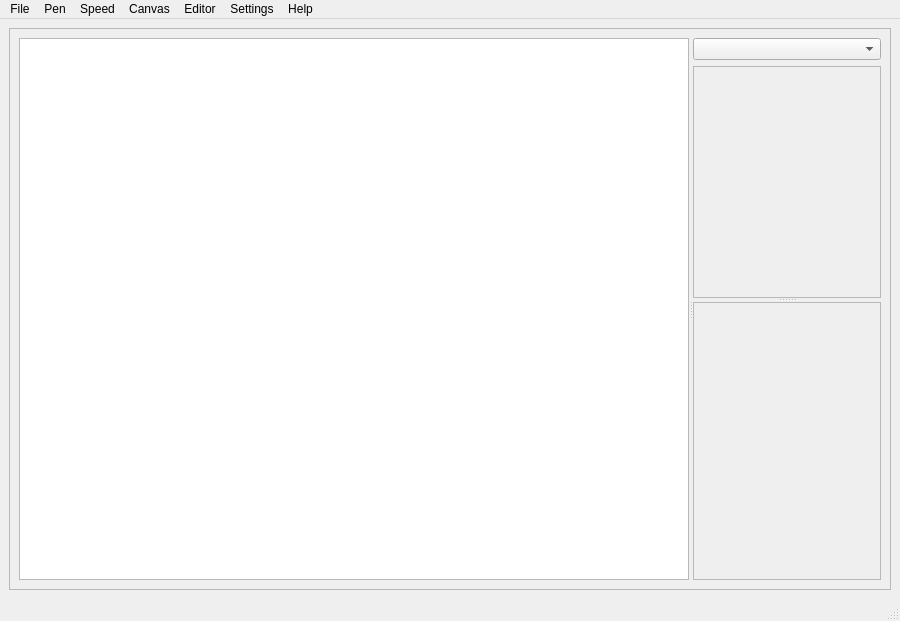
<?xml version="1.0" encoding="UTF-8"?>
<ui version="4.0">
 <class>MainWindow</class>
 <widget class="QMainWindow" name="MainWindow">
  <property name="geometry">
   <rect>
    <x>0</x>
    <y>0</y>
    <width>900</width>
    <height>621</height>
   </rect>
  </property>
  <property name="windowTitle">
   <string>Tugalinhas [*]</string>
  </property>
  <widget class="QWidget" name="centralwidget">
   <layout class="QVBoxLayout" name="verticalLayout_2">
    <item>
     <widget class="QFrame" name="frame">
      <property name="frameShape">
       <enum>QFrame::StyledPanel</enum>
      </property>
      <property name="frameShadow">
       <enum>QFrame::Raised</enum>
      </property>
      <layout class="QHBoxLayout" name="horizontalLayout">
       <item>
        <widget class="QSplitter" name="wsplitter">
         <property name="orientation">
          <enum>Qt::Horizontal</enum>
         </property>
         <widget class="QGraphicsView" name="view"/>
         <widget class="QSplitter" name="rsplitter">
          <property name="orientation">
           <enum>Qt::Vertical</enum>
          </property>
          <widget class="QWidget" name="layoutWidget">
           <layout class="QVBoxLayout" name="verticalLayout">
            <item>
             <widget class="QComboBox" name="mselect">
              <property name="baseSize">
               <size>
                <width>350</width>
                <height>0</height>
               </size>
              </property>
             </widget>
            </item>
            <item>
             <widget class="QFrame" name="edframe">
              <property name="sizePolicy">
               <sizepolicy hsizetype="Preferred" vsizetype="Preferred">
                <horstretch>0</horstretch>
                <verstretch>1</verstretch>
               </sizepolicy>
              </property>
              <property name="minimumSize">
               <size>
                <width>0</width>
                <height>0</height>
               </size>
              </property>
              <property name="baseSize">
               <size>
                <width>0</width>
                <height>400</height>
               </size>
              </property>
              <property name="frameShape">
               <enum>QFrame::StyledPanel</enum>
              </property>
              <property name="frameShadow">
               <enum>QFrame::Raised</enum>
              </property>
             </widget>
            </item>
           </layout>
          </widget>
          <widget class="QFrame" name="interpreterframe">
           <property name="sizePolicy">
            <sizepolicy hsizetype="Preferred" vsizetype="Preferred">
             <horstretch>0</horstretch>
             <verstretch>0</verstretch>
            </sizepolicy>
           </property>
           <property name="minimumSize">
            <size>
             <width>0</width>
             <height>0</height>
            </size>
           </property>
           <property name="maximumSize">
            <size>
             <width>16777215</width>
             <height>400</height>
            </size>
           </property>
           <property name="baseSize">
            <size>
             <width>0</width>
             <height>250</height>
            </size>
           </property>
           <property name="frameShape">
            <enum>QFrame::StyledPanel</enum>
           </property>
           <property name="frameShadow">
            <enum>QFrame::Raised</enum>
           </property>
          </widget>
         </widget>
        </widget>
       </item>
      </layout>
     </widget>
    </item>
   </layout>
  </widget>
  <widget class="QMenuBar" name="menubar">
   <property name="geometry">
    <rect>
     <x>0</x>
     <y>0</y>
     <width>900</width>
     <height>21</height>
    </rect>
   </property>
   <widget class="QMenu" name="penmenu">
    <property name="title">
     <string>Pen</string>
    </property>
    <addaction name="actionPenDown"/>
    <addaction name="actionPenUp"/>
    <addaction name="actionColor"/>
    <addaction name="actionWidth"/>
    <addaction name="separator"/>
    <addaction name="actionFill"/>
    <addaction name="actionNofill"/>
    <addaction name="actionFillColor"/>
    <addaction name="separator"/>
    <addaction name="actionAdd_New"/>
    <addaction name="actionUndo_2"/>
   </widget>
   <widget class="QMenu" name="speedmenu">
    <property name="title">
     <string>Speed</string>
    </property>
    <addaction name="actionSlow"/>
    <addaction name="actionMedium"/>
    <addaction name="actionFast"/>
    <addaction name="actionInstant"/>
   </widget>
   <widget class="QMenu" name="helpmenu">
    <property name="title">
     <string>Help</string>
    </property>
    <addaction name="actionAbout"/>
    <addaction name="separator"/>
    <addaction name="actionReportBug"/>
   </widget>
   <widget class="QMenu" name="filemenu">
    <property name="title">
     <string>File</string>
    </property>
    <addaction name="actionNew"/>
    <addaction name="actionOpen"/>
    <addaction name="actionSave"/>
    <addaction name="actionSave_As"/>
    <addaction name="actionExport"/>
    <addaction name="actionQuit"/>
   </widget>
   <widget class="QMenu" name="viewmenu">
    <property name="title">
     <string>Canvas</string>
    </property>
    <addaction name="actionClearCanvas"/>
    <addaction name="actionBackground_color"/>
    <addaction name="separator"/>
    <addaction name="actionZoom_in"/>
    <addaction name="actionZoom_out"/>
    <addaction name="actionZoom_to_100"/>
    <addaction name="actionZoom_to_fit"/>
    <addaction name="separator"/>
    <addaction name="actionTrack"/>
    <addaction name="actionPan_left"/>
    <addaction name="actionPan_right"/>
    <addaction name="actionPan_up"/>
    <addaction name="actionPan_down"/>
   </widget>
   <widget class="QMenu" name="editormenu">
    <property name="title">
     <string>Editor</string>
    </property>
    <addaction name="actionNew_page"/>
    <addaction name="actionRemove_current_page"/>
    <addaction name="actionToggle_Editor_Console"/>
    <addaction name="separator"/>
    <addaction name="actionTest_run"/>
    <addaction name="actionTest_Run_all"/>
    <addaction name="separator"/>
    <addaction name="actionNext_document"/>
    <addaction name="actionPrevious_document"/>
    <addaction name="separator"/>
    <addaction name="actionShowLineNumbers"/>
    <addaction name="actionWordwrap"/>
    <addaction name="actionIncrease_font_size"/>
    <addaction name="actionDecrease_font_size"/>
    <addaction name="separator"/>
    <addaction name="actionComment"/>
    <addaction name="actionUncomment"/>
   </widget>
   <widget class="QMenu" name="menuSettings">
    <property name="title">
     <string>Settings</string>
    </property>
    <addaction name="actionPreferences"/>
   </widget>
   <addaction name="filemenu"/>
   <addaction name="penmenu"/>
   <addaction name="speedmenu"/>
   <addaction name="viewmenu"/>
   <addaction name="editormenu"/>
   <addaction name="menuSettings"/>
   <addaction name="helpmenu"/>
  </widget>
  <widget class="QStatusBar" name="statusbar"/>
  <action name="actionQuit">
   <property name="text">
    <string>Quit</string>
   </property>
   <property name="shortcut">
    <string>Ctrl+Q</string>
   </property>
  </action>
  <action name="actionSave">
   <property name="text">
    <string>Save</string>
   </property>
   <property name="shortcut">
    <string>Ctrl+S</string>
   </property>
  </action>
  <action name="actionNew">
   <property name="text">
    <string>New</string>
   </property>
  </action>
  <action name="actionColor">
   <property name="text">
    <string>Color</string>
   </property>
  </action>
  <action name="actionWidth">
   <property name="text">
    <string>Width</string>
   </property>
  </action>
  <action name="actionPenUp">
   <property name="checkable">
    <bool>true</bool>
   </property>
   <property name="text">
    <string>Up (off)</string>
   </property>
  </action>
  <action name="actionPenDown">
   <property name="checkable">
    <bool>true</bool>
   </property>
   <property name="checked">
    <bool>true</bool>
   </property>
   <property name="text">
    <string>Down (on)</string>
   </property>
  </action>
  <action name="actionSlow">
   <property name="checkable">
    <bool>true</bool>
   </property>
   <property name="text">
    <string>Slow</string>
   </property>
  </action>
  <action name="actionMedium">
   <property name="checkable">
    <bool>true</bool>
   </property>
   <property name="checked">
    <bool>true</bool>
   </property>
   <property name="text">
    <string>Medium</string>
   </property>
  </action>
  <action name="actionFast">
   <property name="checkable">
    <bool>true</bool>
   </property>
   <property name="text">
    <string>Fast</string>
   </property>
  </action>
  <action name="actionInstant">
   <property name="checkable">
    <bool>true</bool>
   </property>
   <property name="text">
    <string>Instant</string>
   </property>
  </action>
  <action name="actionOpen">
   <property name="text">
    <string>Open</string>
   </property>
   <property name="shortcut">
    <string>Ctrl+O</string>
   </property>
  </action>
  <action name="actionSave_As">
   <property name="text">
    <string>Save As...</string>
   </property>
   <property name="shortcut">
    <string>Ctrl+Shift+S</string>
   </property>
  </action>
  <action name="actionAbout">
   <property name="text">
    <string>About</string>
   </property>
  </action>
  <action name="actionExport">
   <property name="text">
    <string>Export Image</string>
   </property>
  </action>
  <action name="actionExamples">
   <property name="text">
    <string>Examples</string>
   </property>
  </action>
  <action name="actionFill">
   <property name="checkable">
    <bool>true</bool>
   </property>
   <property name="checked">
    <bool>false</bool>
   </property>
   <property name="text">
    <string>Fill (on)</string>
   </property>
  </action>
  <action name="actionNofill">
   <property name="checkable">
    <bool>true</bool>
   </property>
   <property name="checked">
    <bool>true</bool>
   </property>
   <property name="text">
    <string>No Fill (fill off)</string>
   </property>
  </action>
  <action name="actionFillColor">
   <property name="text">
    <string>Fill Color</string>
   </property>
  </action>
  <action name="actionReportBug">
   <property name="text">
    <string>Report Bug...</string>
   </property>
  </action>
  <action name="actionZoom_in">
   <property name="text">
    <string>Zoom in</string>
   </property>
   <property name="shortcut">
    <string>Alt+=</string>
   </property>
   <property name="shortcutContext">
    <enum>Qt::WindowShortcut</enum>
   </property>
  </action>
  <action name="actionZoom_out">
   <property name="text">
    <string>Zoom out</string>
   </property>
   <property name="shortcut">
    <string>Alt+-</string>
   </property>
   <property name="shortcutContext">
    <enum>Qt::WindowShortcut</enum>
   </property>
  </action>
  <action name="actionZoom_to_100">
   <property name="text">
    <string>Zoom to 100%</string>
   </property>
   <property name="shortcut">
    <string>Alt+1</string>
   </property>
  </action>
  <action name="actionWordwrap">
   <property name="checkable">
    <bool>true</bool>
   </property>
   <property name="text">
    <string>Word wrap</string>
   </property>
  </action>
  <action name="actionIncrease_font_size">
   <property name="text">
    <string>Increase font size</string>
   </property>
   <property name="shortcut">
    <string>Ctrl+=</string>
   </property>
  </action>
  <action name="actionDecrease_font_size">
   <property name="text">
    <string>Decrease font size</string>
   </property>
   <property name="shortcut">
    <string>Ctrl+-</string>
   </property>
  </action>
  <action name="actionPan_left">
   <property name="text">
    <string>Pan left</string>
   </property>
   <property name="shortcut">
    <string>Alt+Left</string>
   </property>
  </action>
  <action name="actionPan_right">
   <property name="text">
    <string>Pan right</string>
   </property>
   <property name="shortcut">
    <string>Alt+Right</string>
   </property>
  </action>
  <action name="actionPan_up">
   <property name="text">
    <string>Pan up</string>
   </property>
   <property name="shortcut">
    <string>Alt+Up</string>
   </property>
  </action>
  <action name="actionPan_down">
   <property name="text">
    <string>Pan down</string>
   </property>
   <property name="shortcut">
    <string>Alt+Down</string>
   </property>
  </action>
  <action name="actionRemove_current_page">
   <property name="text">
    <string>Remove current page</string>
   </property>
   <property name="shortcut">
    <string>Ctrl+W</string>
   </property>
  </action>
  <action name="actionNew_page">
   <property name="text">
    <string>New page</string>
   </property>
   <property name="shortcut">
    <string>Ctrl+N</string>
   </property>
  </action>
  <action name="actionTest_run">
   <property name="text">
    <string>Test / Run</string>
   </property>
   <property name="shortcut">
    <string>Ctrl+Return</string>
   </property>
  </action>
  <action name="actionNext_document">
   <property name="text">
    <string>Next document</string>
   </property>
   <property name="shortcut">
    <string>Ctrl+PgDown</string>
   </property>
  </action>
  <action name="actionPrevious_document">
   <property name="text">
    <string>Previous document</string>
   </property>
   <property name="shortcut">
    <string>Ctrl+PgUp</string>
   </property>
  </action>
  <action name="actionMove_doc_up">
   <property name="text">
    <string>Move doc up</string>
   </property>
   <property name="shortcut">
    <string>Ctrl+Shift+PgUp</string>
   </property>
  </action>
  <action name="actionMove_doc_down">
   <property name="text">
    <string>Move doc down</string>
   </property>
   <property name="shortcut">
    <string>Ctrl+Shift+PgDown</string>
   </property>
  </action>
  <action name="actionToggle_Editor_Console">
   <property name="text">
    <string>Toggle Editor / Console</string>
   </property>
   <property name="shortcut">
    <string>Ctrl+Space</string>
   </property>
  </action>
  <action name="actionTrack">
   <property name="checkable">
    <bool>true</bool>
   </property>
   <property name="text">
    <string>Track main pynguin</string>
   </property>
  </action>
  <action name="actionPreferences">
   <property name="text">
    <string>Preferences...</string>
   </property>
  </action>
  <action name="actionTest_Run_all">
   <property name="text">
    <string>Test / Run all</string>
   </property>
  </action>
  <action name="actionBackground_color">
   <property name="text">
    <string>Background color</string>
   </property>
  </action>
  <action name="actionComment">
   <property name="text">
    <string>Comment</string>
   </property>
   <property name="shortcut">
    <string>Ctrl+/</string>
   </property>
  </action>
  <action name="actionUncomment">
   <property name="text">
    <string>Uncomment</string>
   </property>
   <property name="shortcut">
    <string>Ctrl+?</string>
   </property>
  </action>
  <action name="actionPynguin">
   <property name="checkable">
    <bool>true</bool>
   </property>
   <property name="checked">
    <bool>true</bool>
   </property>
   <property name="text">
    <string>Pynguin</string>
   </property>
  </action>
  <action name="actionArrow">
   <property name="checkable">
    <bool>true</bool>
   </property>
   <property name="text">
    <string>Arrow</string>
   </property>
  </action>
  <action name="actionRobot">
   <property name="checkable">
    <bool>true</bool>
   </property>
   <property name="text">
    <string>Robot</string>
   </property>
  </action>
  <action name="actionTurtle">
   <property name="checkable">
    <bool>true</bool>
   </property>
   <property name="text">
    <string>Turtle</string>
   </property>
  </action>
  <action name="actionHidden">
   <property name="checkable">
    <bool>true</bool>
   </property>
   <property name="text">
    <string>Hidden</string>
   </property>
  </action>
  <action name="actionAdd_new_avatar">
   <property name="text">
    <string>Add new avatar</string>
   </property>
  </action>
  <action name="actionModeLogo">
   <property name="checkable">
    <bool>true</bool>
   </property>
   <property name="text">
    <string>Logo</string>
   </property>
  </action>
  <action name="actionModeTurtle">
   <property name="checkable">
    <bool>true</bool>
   </property>
   <property name="text">
    <string>Turtle</string>
   </property>
  </action>
  <action name="actionModePynguin">
   <property name="checkable">
    <bool>true</bool>
   </property>
   <property name="text">
    <string>Pynguin</string>
   </property>
  </action>
  <action name="actionNewPynguin">
   <property name="text">
    <string>Add new</string>
   </property>
  </action>
  <action name="actionClearCanvas">
   <property name="text">
    <string>Clear</string>
   </property>
  </action>
  <action name="actionResetPynguin">
   <property name="text">
    <string>Reset</string>
   </property>
  </action>
  <action name="actionZoom_to_fit">
   <property name="text">
    <string>Zoom to fit</string>
   </property>
   <property name="shortcut">
    <string>Alt+0</string>
   </property>
  </action>
  <action name="actionShowLineNumbers">
   <property name="checkable">
    <bool>true</bool>
   </property>
   <property name="checked">
    <bool>true</bool>
   </property>
   <property name="text">
    <string>Show line numbers</string>
   </property>
  </action>
  <action name="actionAdd_New">
   <property name="text">
    <string>Add New</string>
   </property>
  </action>
  <action name="actionUndo_2">
   <property name="text">
    <string>Undo</string>
   </property>
   <property name="shortcut">
    <string>Ctrl+Z</string>
   </property>
  </action>
 </widget>
 <resources/>
 <connections>
  <connection>
   <sender>actionQuit</sender>
   <signal>triggered()</signal>
   <receiver>MainWindow</receiver>
   <slot>close()</slot>
   <hints>
    <hint type="sourcelabel">
     <x>-1</x>
     <y>-1</y>
    </hint>
    <hint type="destinationlabel">
     <x>450</x>
     <y>299</y>
    </hint>
   </hints>
  </connection>
  <connection>
   <sender>actionNew</sender>
   <signal>triggered()</signal>
   <receiver>MainWindow</receiver>
   <slot>new()</slot>
   <hints>
    <hint type="sourcelabel">
     <x>-1</x>
     <y>-1</y>
    </hint>
    <hint type="destinationlabel">
     <x>450</x>
     <y>299</y>
    </hint>
   </hints>
  </connection>
  <connection>
   <sender>actionSave</sender>
   <signal>triggered()</signal>
   <receiver>MainWindow</receiver>
   <slot>save()</slot>
   <hints>
    <hint type="sourcelabel">
     <x>-1</x>
     <y>-1</y>
    </hint>
    <hint type="destinationlabel">
     <x>450</x>
     <y>299</y>
    </hint>
   </hints>
  </connection>
  <connection>
   <sender>actionColor</sender>
   <signal>triggered()</signal>
   <receiver>MainWindow</receiver>
   <slot>setPenColor()</slot>
   <hints>
    <hint type="sourcelabel">
     <x>-1</x>
     <y>-1</y>
    </hint>
    <hint type="destinationlabel">
     <x>450</x>
     <y>299</y>
    </hint>
   </hints>
  </connection>
  <connection>
   <sender>actionWidth</sender>
   <signal>triggered()</signal>
   <receiver>MainWindow</receiver>
   <slot>setPenWidth()</slot>
   <hints>
    <hint type="sourcelabel">
     <x>-1</x>
     <y>-1</y>
    </hint>
    <hint type="destinationlabel">
     <x>450</x>
     <y>299</y>
    </hint>
   </hints>
  </connection>
  <connection>
   <sender>actionOpen</sender>
   <signal>triggered()</signal>
   <receiver>MainWindow</receiver>
   <slot>open()</slot>
   <hints>
    <hint type="sourcelabel">
     <x>-1</x>
     <y>-1</y>
    </hint>
    <hint type="destinationlabel">
     <x>450</x>
     <y>299</y>
    </hint>
   </hints>
  </connection>
  <connection>
   <sender>actionSave_As</sender>
   <signal>triggered()</signal>
   <receiver>MainWindow</receiver>
   <slot>saveas()</slot>
   <hints>
    <hint type="sourcelabel">
     <x>-1</x>
     <y>-1</y>
    </hint>
    <hint type="destinationlabel">
     <x>450</x>
     <y>299</y>
    </hint>
   </hints>
  </connection>
  <connection>
   <sender>actionAbout</sender>
   <signal>triggered()</signal>
   <receiver>MainWindow</receiver>
   <slot>about()</slot>
   <hints>
    <hint type="sourcelabel">
     <x>-1</x>
     <y>-1</y>
    </hint>
    <hint type="destinationlabel">
     <x>450</x>
     <y>299</y>
    </hint>
   </hints>
  </connection>
  <connection>
   <sender>mselect</sender>
   <signal>activated(int)</signal>
   <receiver>MainWindow</receiver>
   <slot>changedoc()</slot>
   <hints>
    <hint type="sourcelabel">
     <x>704</x>
     <y>57</y>
    </hint>
    <hint type="destinationlabel">
     <x>450</x>
     <y>299</y>
    </hint>
   </hints>
  </connection>
  <connection>
   <sender>actionExport</sender>
   <signal>triggered()</signal>
   <receiver>MainWindow</receiver>
   <slot>export()</slot>
   <hints>
    <hint type="sourcelabel">
     <x>-1</x>
     <y>-1</y>
    </hint>
    <hint type="destinationlabel">
     <x>449</x>
     <y>299</y>
    </hint>
   </hints>
  </connection>
  <connection>
   <sender>actionFillColor</sender>
   <signal>triggered()</signal>
   <receiver>MainWindow</receiver>
   <slot>setFillColor()</slot>
   <hints>
    <hint type="sourcelabel">
     <x>-1</x>
     <y>-1</y>
    </hint>
    <hint type="destinationlabel">
     <x>449</x>
     <y>299</y>
    </hint>
   </hints>
  </connection>
  <connection>
   <sender>actionReportBug</sender>
   <signal>triggered()</signal>
   <receiver>MainWindow</receiver>
   <slot>reportbug()</slot>
   <hints>
    <hint type="sourcelabel">
     <x>-1</x>
     <y>-1</y>
    </hint>
    <hint type="destinationlabel">
     <x>449</x>
     <y>299</y>
    </hint>
   </hints>
  </connection>
  <connection>
   <sender>actionZoom_in</sender>
   <signal>triggered()</signal>
   <receiver>MainWindow</receiver>
   <slot>zoomin()</slot>
   <hints>
    <hint type="sourcelabel">
     <x>-1</x>
     <y>-1</y>
    </hint>
    <hint type="destinationlabel">
     <x>449</x>
     <y>299</y>
    </hint>
   </hints>
  </connection>
  <connection>
   <sender>actionZoom_out</sender>
   <signal>triggered()</signal>
   <receiver>MainWindow</receiver>
   <slot>zoomout()</slot>
   <hints>
    <hint type="sourcelabel">
     <x>-1</x>
     <y>-1</y>
    </hint>
    <hint type="destinationlabel">
     <x>449</x>
     <y>299</y>
    </hint>
   </hints>
  </connection>
  <connection>
   <sender>actionZoom_to_100</sender>
   <signal>triggered()</signal>
   <receiver>MainWindow</receiver>
   <slot>zoom100()</slot>
   <hints>
    <hint type="sourcelabel">
     <x>-1</x>
     <y>-1</y>
    </hint>
    <hint type="destinationlabel">
     <x>449</x>
     <y>299</y>
    </hint>
   </hints>
  </connection>
  <connection>
   <sender>actionWordwrap</sender>
   <signal>triggered()</signal>
   <receiver>MainWindow</receiver>
   <slot>wordwrap()</slot>
   <hints>
    <hint type="sourcelabel">
     <x>-1</x>
     <y>-1</y>
    </hint>
    <hint type="destinationlabel">
     <x>449</x>
     <y>299</y>
    </hint>
   </hints>
  </connection>
  <connection>
   <sender>actionIncrease_font_size</sender>
   <signal>triggered()</signal>
   <receiver>MainWindow</receiver>
   <slot>zoomineditor()</slot>
   <hints>
    <hint type="sourcelabel">
     <x>-1</x>
     <y>-1</y>
    </hint>
    <hint type="destinationlabel">
     <x>449</x>
     <y>299</y>
    </hint>
   </hints>
  </connection>
  <connection>
   <sender>actionDecrease_font_size</sender>
   <signal>triggered()</signal>
   <receiver>MainWindow</receiver>
   <slot>zoomouteditor()</slot>
   <hints>
    <hint type="sourcelabel">
     <x>-1</x>
     <y>-1</y>
    </hint>
    <hint type="destinationlabel">
     <x>449</x>
     <y>299</y>
    </hint>
   </hints>
  </connection>
  <connection>
   <sender>actionPan_left</sender>
   <signal>triggered()</signal>
   <receiver>MainWindow</receiver>
   <slot>panleft()</slot>
   <hints>
    <hint type="sourcelabel">
     <x>-1</x>
     <y>-1</y>
    </hint>
    <hint type="destinationlabel">
     <x>449</x>
     <y>299</y>
    </hint>
   </hints>
  </connection>
  <connection>
   <sender>actionPan_right</sender>
   <signal>triggered()</signal>
   <receiver>MainWindow</receiver>
   <slot>panright()</slot>
   <hints>
    <hint type="sourcelabel">
     <x>-1</x>
     <y>-1</y>
    </hint>
    <hint type="destinationlabel">
     <x>449</x>
     <y>299</y>
    </hint>
   </hints>
  </connection>
  <connection>
   <sender>actionPan_up</sender>
   <signal>triggered()</signal>
   <receiver>MainWindow</receiver>
   <slot>panup()</slot>
   <hints>
    <hint type="sourcelabel">
     <x>-1</x>
     <y>-1</y>
    </hint>
    <hint type="destinationlabel">
     <x>449</x>
     <y>299</y>
    </hint>
   </hints>
  </connection>
  <connection>
   <sender>actionPan_down</sender>
   <signal>triggered()</signal>
   <receiver>MainWindow</receiver>
   <slot>pandown()</slot>
   <hints>
    <hint type="sourcelabel">
     <x>-1</x>
     <y>-1</y>
    </hint>
    <hint type="destinationlabel">
     <x>449</x>
     <y>299</y>
    </hint>
   </hints>
  </connection>
  <connection>
   <sender>actionNew_page</sender>
   <signal>triggered()</signal>
   <receiver>MainWindow</receiver>
   <slot>newdoc()</slot>
   <hints>
    <hint type="sourcelabel">
     <x>-1</x>
     <y>-1</y>
    </hint>
    <hint type="destinationlabel">
     <x>449</x>
     <y>299</y>
    </hint>
   </hints>
  </connection>
  <connection>
   <sender>actionTest_run</sender>
   <signal>triggered()</signal>
   <receiver>MainWindow</receiver>
   <slot>testcode()</slot>
   <hints>
    <hint type="sourcelabel">
     <x>-1</x>
     <y>-1</y>
    </hint>
    <hint type="destinationlabel">
     <x>449</x>
     <y>299</y>
    </hint>
   </hints>
  </connection>
  <connection>
   <sender>actionNext_document</sender>
   <signal>triggered()</signal>
   <receiver>MainWindow</receiver>
   <slot>nextdoc()</slot>
   <hints>
    <hint type="sourcelabel">
     <x>-1</x>
     <y>-1</y>
    </hint>
    <hint type="destinationlabel">
     <x>449</x>
     <y>299</y>
    </hint>
   </hints>
  </connection>
  <connection>
   <sender>actionPrevious_document</sender>
   <signal>triggered()</signal>
   <receiver>MainWindow</receiver>
   <slot>prevdoc()</slot>
   <hints>
    <hint type="sourcelabel">
     <x>-1</x>
     <y>-1</y>
    </hint>
    <hint type="destinationlabel">
     <x>449</x>
     <y>299</y>
    </hint>
   </hints>
  </connection>
  <connection>
   <sender>actionToggle_Editor_Console</sender>
   <signal>triggered()</signal>
   <receiver>MainWindow</receiver>
   <slot>toggle_editor()</slot>
   <hints>
    <hint type="sourcelabel">
     <x>-1</x>
     <y>-1</y>
    </hint>
    <hint type="destinationlabel">
     <x>449</x>
     <y>299</y>
    </hint>
   </hints>
  </connection>
  <connection>
   <sender>actionTrack</sender>
   <signal>triggered()</signal>
   <receiver>MainWindow</receiver>
   <slot>settrack()</slot>
   <hints>
    <hint type="sourcelabel">
     <x>-1</x>
     <y>-1</y>
    </hint>
    <hint type="destinationlabel">
     <x>449</x>
     <y>299</y>
    </hint>
   </hints>
  </connection>
  <connection>
   <sender>actionPreferences</sender>
   <signal>triggered()</signal>
   <receiver>MainWindow</receiver>
   <slot>settings()</slot>
   <hints>
    <hint type="sourcelabel">
     <x>-1</x>
     <y>-1</y>
    </hint>
    <hint type="destinationlabel">
     <x>449</x>
     <y>299</y>
    </hint>
   </hints>
  </connection>
  <connection>
   <sender>actionTest_Run_all</sender>
   <signal>triggered()</signal>
   <receiver>MainWindow</receiver>
   <slot>testall()</slot>
   <hints>
    <hint type="sourcelabel">
     <x>-1</x>
     <y>-1</y>
    </hint>
    <hint type="destinationlabel">
     <x>449</x>
     <y>299</y>
    </hint>
   </hints>
  </connection>
  <connection>
   <sender>actionBackground_color</sender>
   <signal>triggered()</signal>
   <receiver>MainWindow</receiver>
   <slot>set_background_color()</slot>
   <hints>
    <hint type="sourcelabel">
     <x>-1</x>
     <y>-1</y>
    </hint>
    <hint type="destinationlabel">
     <x>449</x>
     <y>299</y>
    </hint>
   </hints>
  </connection>
  <connection>
   <sender>actionComment</sender>
   <signal>triggered()</signal>
   <receiver>MainWindow</receiver>
   <slot>comment()</slot>
   <hints>
    <hint type="sourcelabel">
     <x>-1</x>
     <y>-1</y>
    </hint>
    <hint type="destinationlabel">
     <x>449</x>
     <y>299</y>
    </hint>
   </hints>
  </connection>
  <connection>
   <sender>actionUncomment</sender>
   <signal>triggered()</signal>
   <receiver>MainWindow</receiver>
   <slot>uncomment()</slot>
   <hints>
    <hint type="sourcelabel">
     <x>-1</x>
     <y>-1</y>
    </hint>
    <hint type="destinationlabel">
     <x>449</x>
     <y>299</y>
    </hint>
   </hints>
  </connection>
  <connection>
   <sender>actionNewPynguin</sender>
   <signal>triggered()</signal>
   <receiver>MainWindow</receiver>
   <slot>new_pen()</slot>
   <hints>
    <hint type="sourcelabel">
     <x>-1</x>
     <y>-1</y>
    </hint>
    <hint type="destinationlabel">
     <x>449</x>
     <y>299</y>
    </hint>
   </hints>
  </connection>
  <connection>
   <sender>actionResetPynguin</sender>
   <signal>triggered()</signal>
   <receiver>MainWindow</receiver>
   <slot>reset_pen()</slot>
   <hints>
    <hint type="sourcelabel">
     <x>-1</x>
     <y>-1</y>
    </hint>
    <hint type="destinationlabel">
     <x>449</x>
     <y>299</y>
    </hint>
   </hints>
  </connection>
  <connection>
   <sender>actionClearCanvas</sender>
   <signal>triggered()</signal>
   <receiver>MainWindow</receiver>
   <slot>clear_canvas()</slot>
   <hints>
    <hint type="sourcelabel">
     <x>-1</x>
     <y>-1</y>
    </hint>
    <hint type="destinationlabel">
     <x>449</x>
     <y>299</y>
    </hint>
   </hints>
  </connection>
  <connection>
   <sender>actionZoom_to_fit</sender>
   <signal>triggered()</signal>
   <receiver>MainWindow</receiver>
   <slot>zoomfit()</slot>
   <hints>
    <hint type="sourcelabel">
     <x>-1</x>
     <y>-1</y>
    </hint>
    <hint type="destinationlabel">
     <x>449</x>
     <y>299</y>
    </hint>
   </hints>
  </connection>
  <connection>
   <sender>actionShowLineNumbers</sender>
   <signal>triggered()</signal>
   <receiver>MainWindow</receiver>
   <slot>linenumbers()</slot>
   <hints>
    <hint type="sourcelabel">
     <x>-1</x>
     <y>-1</y>
    </hint>
    <hint type="destinationlabel">
     <x>449</x>
     <y>299</y>
    </hint>
   </hints>
  </connection>
  <connection>
   <sender>actionRemove_current_page</sender>
   <signal>triggered()</signal>
   <receiver>MainWindow</receiver>
   <slot>removedoc()</slot>
   <hints>
    <hint type="sourcelabel">
     <x>-1</x>
     <y>-1</y>
    </hint>
    <hint type="destinationlabel">
     <x>449</x>
     <y>299</y>
    </hint>
   </hints>
  </connection>
  <connection>
   <sender>actionAdd_New</sender>
   <signal>triggered()</signal>
   <receiver>MainWindow</receiver>
   <slot>new_pen()</slot>
   <hints>
    <hint type="sourcelabel">
     <x>-1</x>
     <y>-1</y>
    </hint>
    <hint type="destinationlabel">
     <x>449</x>
     <y>310</y>
    </hint>
   </hints>
  </connection>
  <connection>
   <sender>actionUndo_2</sender>
   <signal>triggered()</signal>
   <receiver>MainWindow</receiver>
   <slot>undo()</slot>
   <hints>
    <hint type="sourcelabel">
     <x>-1</x>
     <y>-1</y>
    </hint>
    <hint type="destinationlabel">
     <x>449</x>
     <y>310</y>
    </hint>
   </hints>
  </connection>
 </connections>
 <slots>
  <slot>newdoc()</slot>
  <slot>changedoc()</slot>
  <slot>testcode()</slot>
  <slot>save()</slot>
  <slot>new()</slot>
  <slot>setPenColor()</slot>
  <slot>setPenWidth()</slot>
  <slot>open()</slot>
  <slot>saveas()</slot>
  <slot>removedoc()</slot>
  <slot>about()</slot>
  <slot>export()</slot>
  <slot>setFillColor()</slot>
  <slot>reportbug()</slot>
  <slot>zoomin()</slot>
  <slot>zoomout()</slot>
  <slot>zoom100()</slot>
  <slot>wordwrap()</slot>
  <slot>zoomineditor()</slot>
  <slot>zoomouteditor()</slot>
  <slot>panleft()</slot>
  <slot>panright()</slot>
  <slot>panup()</slot>
  <slot>pandown()</slot>
  <slot>nextdoc()</slot>
  <slot>prevdoc()</slot>
  <slot>promotedoc()</slot>
  <slot>demotedoc()</slot>
  <slot>toggle_editor()</slot>
  <slot>settrack()</slot>
  <slot>setcustomavatar()</slot>
  <slot>settings()</slot>
  <slot>testall()</slot>
  <slot>set_background_color()</slot>
  <slot>comment()</slot>
  <slot>uncomment()</slot>
  <slot>set_mode_logo()</slot>
  <slot>set_mode_turtle()</slot>
  <slot>set_mode_pynguin()</slot>
  <slot>reset_pen()</slot>
  <slot>clear_canvas()</slot>
  <slot>zoomfit()</slot>
  <slot>linenumbers()</slot>
  <slot>undo()</slot>
  <slot>new_pen()</slot>
 </slots>
</ui>
